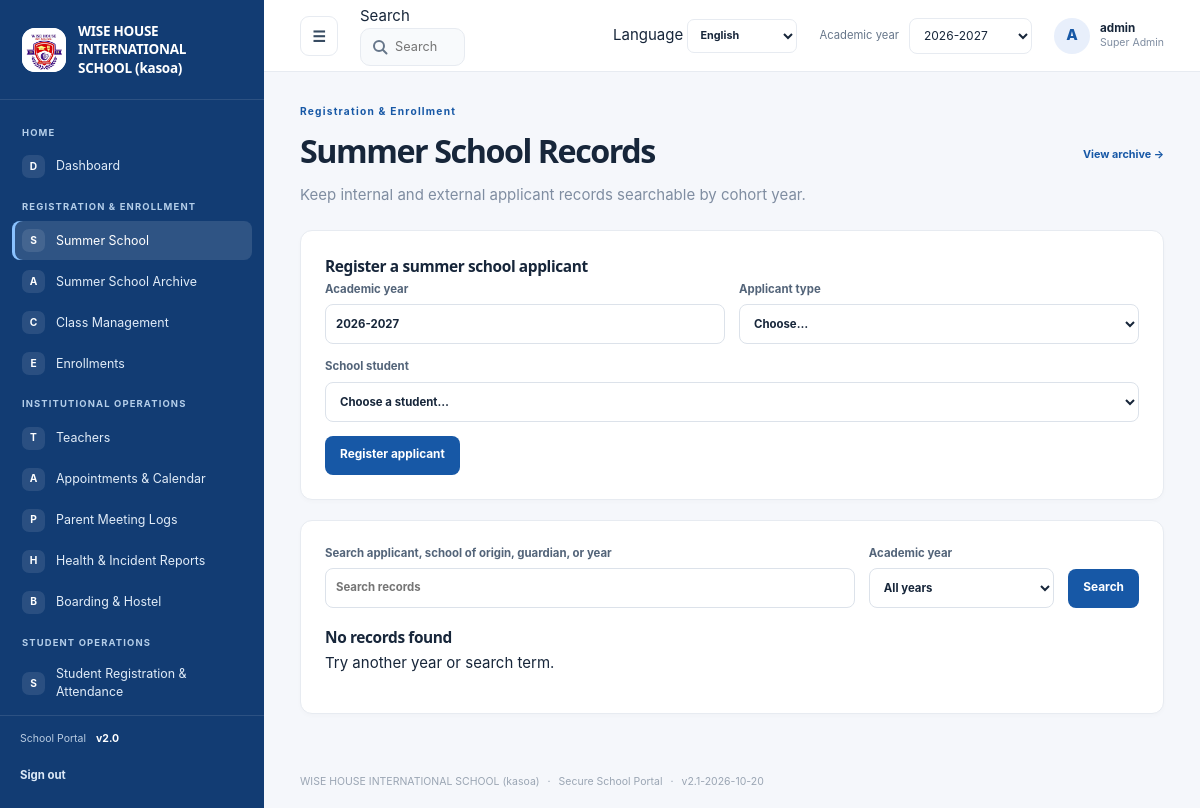
The app's page /summer-school (signed in) with its own data.
### tables this page shows
CREATE TABLE settings (
    key TEXT PRIMARY KEY,
    value TEXT NOT NULL
);

CREATE TABLE navigation_items (
    id INTEGER PRIMARY KEY AUTOINCREMENT,
    category TEXT NOT NULL,
    title TEXT NOT NULL,
    icon TEXT NOT NULL DEFAULT 'circle',
    url_endpoint TEXT NOT NULL,
    route_arg TEXT NOT NULL DEFAULT '',
    is_active INTEGER NOT NULL DEFAULT 1 CHECK (is_active IN (0, 1)),
    display_order INTEGER NOT NULL DEFAULT 0
);

CREATE TABLE users (
    id INTEGER PRIMARY KEY AUTOINCREMENT,
    username TEXT NOT NULL UNIQUE,
    password_hash TEXT NOT NULL,
    role TEXT NOT NULL DEFAULT 'manager'
      CHECK (role IN (
        'super_admin', 'admin', 'manager', 'teacher', 'student', 'parent',
        'health_officer', 'boarding_master'
      )),
    email TEXT UNIQUE,
    teacher_id INTEGER REFERENCES teachers(id) ON DELETE CASCADE,
    student_id INTEGER REFERENCES students(id) ON DELETE CASCADE,
    is_active INTEGER NOT NULL DEFAULT 1 CHECK (is_active IN (0, 1))
);

### school_system/views.py (the view, shortened to what this page needs)
@bp.route("/summer-school", methods=("GET", "POST"))
@roles_required("super_admin", "admin")
def summer_school():
    _require_module("summer_school")
    db = get_db()
    selected_year = request.args.get("year", "").strip()
    query_text = request.args.get("q", "").strip()
    where = ["archived=0"]
    params = []
    if selected_year:
        where.append("academic_year=?")
        params.append(selected_year)
    records = db.execute(
        "SELECT * FROM summer_school_records WHERE "
        + " AND ".join(where)
        + " ORDER BY academic_year DESC,full_name",
        params,
    ).fetchall()
    years = db.execute(
        "SELECT DISTINCT academic_year FROM summer_school_records ORDER BY academic_year DESC"
    ).fetchall()
    students = db.execute(
        "SELECT id,name,gender,father_name,father_phone,mother_name,mother_phone,home_address "
        "FROM students ORDER BY name"
    ).fetchall()
    return render_template(
        "summer_school.html", records=records, years=years, students=students,
        selected_year=selected_year, query_text=query_text, archived=False,
    )

### school_system/templates/summer_school.html (shortened to what this page needs)
{% extends "base.html" %}
{% block content %}
  <section class="page-title-row">
    <div><span class="eyebrow">{{ 'Registration & Enrollment'|translate(language) }}</span><h1>{{ ('Summer School Archive' if archived else 'Summer School Records')|translate(language) }}</h1>
      <p class="muted">{{ 'Keep internal and external applicant records searchable by cohort year.'|translate(language) }}</p></div>
    <a class="text-link" href="{{ url_for('views.summer_school_archive' if not archived else 'views.summer_school') }}">{{ ('View archive' if not archived else 'Active records')|translate(language) }} →</a>
  </section>
  {% if not archived %}
    <section class="portal-card summer-form-card">
      <h2>{{ 'Register a summer school applicant'|translate(language) }}</h2>
      <form method="post" class="summer-form" id="summer-form">
        <label>{{ 'Academic year'|translate(language) }}<input name="academic_year" value="{{ selected_year or current_year|string ~ '-' ~ (current_year + 1)|string }}" pattern="[0-9]{4}-[0-9]{4}" placeholder="2026-2027" required></label>
        <label>{{ 'Applicant type'|translate(language) }}<select name="student_type" id="student-type" required><option value="">Choose…</option></select></label>
        <label id="internal-student-field" class="wide">{{ 'School student'|translate(language) }}<select name="student_id" id="student-id"><option value="">{{ 'Choose a student…'|translate(language) }}</option></select></label>
        <button type="submit">{{ 'Register applicant'|translate(language) }}</button>
      </form>
    </section>
  {% endif %}
  <section class="portal-card summer-records-card">
    <form method="get" class="summer-search">
      <label>{{ 'Search applicant, school of origin, guardian, or year'|translate(language) }}<input name="q" value="{{ query_text }}" placeholder="{{ 'Search records'|translate(language) }}"></label>
      <label>{{ 'Academic year'|translate(language) }}<select name="year"><option value="">{{ 'All years'|translate(language) }}</option></select></label>
      <button type="submit">{{ 'Search'|translate(language) }}</button>
    </form>
    {% if records %}
      <div class="table-scroll"><table>
        <thead><tr><th>{{ 'Year'|translate(language) }}</th><th>{{ 'Type'|translate(language) }}</th><th>{{ 'Full name'|translate(language) }}</th><th>{{ 'Gender'|translate(language) }}</th><th>{{ 'Father / phone'|translate(language) }}</th><th>{{ 'Mother / phone'|translate(language) }}</th><th>{{ 'Address'|translate(language) }}</th><th>{{ 'School of Origin'|translate(language) }}</th><th>{{ 'Actions'|translate(language) }}</th></tr></thead>
        <tbody>{% for record in records %}<tr>
          <td>{{ record.academic_year }}</td><td>{{ record.student_type|title }}</td><td>{{ record.full_name }}</td><td>{{ record.gender }}</td>
          <td>{{ record.father_name }}{% if record.father_phone %}<br>{{ record.father_phone }}{% endif %}</td>
          <td>{{ record.mother_name }}{% if record.mother_phone %}<br>{{ record.mother_phone }}{% endif %}</td>
          <td>{{ record.home_address }}</td><td>{{ record.school_of_origin }}</td>
          <td><form method="post" action="{{ url_for('views.archive_summer_school_record', record_id=record.id) }}">
            <input type="hidden" name="csrf_token" value="{{ csrf_token() }}"><input type="hidden" name="archived" value="{{ 0 if archived else 1 }}">
            <button class="secondary-button" type="submit">{{ ('Restore' if archived else 'Archive')|translate(language) }}</button></form></td>
        </tr>{% endfor %}</tbody>
      </table></div>
    {% else %}<div class="empty"><h2>{{ 'No records found'|translate(language) }}</h2><p>{{ 'Try another year or search term.'|translate(language) }}</p></div>{% endif %}
  </section>
{% endblock %}

### school_system/templates/base.html (shortened to what this page needs)
<!doctype html>
<html lang="{{ language or 'en' }}" dir="{{ 'rtl' if language in ('ar',) else 'ltr' }}">
  <head>
    <link rel="stylesheet" href="{{ url_for('static', filename='style.css') }}">
    <link rel="stylesheet" href="{{ url_for('static', filename='portal.css') }}">
  </head>
  <body class="{% block body_class %}portal-body{% endblock %}">
    {% if session.get('user_id') and not public_page|default(false) %}
      <div class="portal-shell" id="portal-shell">
        <aside class="sidebar" id="sidebar" style="background-color: {{ site_settings.sidebar_color }};">
          <a class="school-brand" href="{{ url_for('views.dashboard') }}">
            <span class="school-logo">
              {% if brand_settings.get('logo_filename') %}
                <img src="{{ url_for('views.uploaded_logo', filename=brand_settings.get('logo_filename')) }}" alt="{{ school_name }} logo">
              {% else %}<span class="logo-mark">W</span>{% endif %}
            </span>
            <span class="school-name">{{ school_name }}</span>
          </a>
          <div class="sidebar-scroll" data-scroll-keep="sidebar" data-scroll-global>
            {% set nav_state = namespace(category=None) %}
            {% for item in nav_items %}
              {% if item.category != nav_state.category %}
                {% if not loop.first %}</section>{% endif %}
                <section class="nav-group"><p class="nav-heading">{{ item.category }}</p>
                {% set nav_state.category = item.category %}
              {% endif %}
              <a class="nav-link {% if request.endpoint == item.url_endpoint and (not item.get('resource') or request.view_args.get('resource') == item.get('resource')) %}active{% endif %}"
                href="{{ url_for(item.url_endpoint, resource=item.resource) if item.get('resource') else url_for(item.url_endpoint, module=item.module) if item.get('module') else url_for(item.url_endpoint) }}">
                <span class="nav-icon" aria-hidden="true">{{ item.icon[:1]|upper }}</span><span>{{ item.title }}</span>
              </a>
            {% endfor %}
            {% if nav_items %}</section>{% endif %}
          </div>
          <div class="sidebar-footer">
            <span class="sidebar-version">School Portal <b>v2.0</b></span>
            <form action="{{ url_for('auth.logout') }}" method="post">
              <button class="sidebar-logout" type="submit">{{ 'Sign out'|translate(language) }}</button>
            </form>
          </div>
        </aside>
        <div class="portal-main">
          <header class="topbar">
            <button class="icon-button menu-toggle" id="menu-toggle" type="button" aria-label="Toggle navigation" aria-expanded="true">☰</button>
            {% include "_global_search.html" %}
            <form class="language-select" method="post" action="{{ url_for('views.change_language') }}">
              <label for="portal-language" class="sr-only">Language</label>
              <select id="portal-language" name="language" aria-label="Language" onchange="this.form.submit()">
                {% for code, label in languages.items() %}
                  <option value="{{ code }}" {% if language == code %}selected{% endif %}>{{ label }}</option>
                {% endfor %}
              </select>
            </form>
            <form class="year-select" method="get" action="{{ url_for('views.dashboard') }}">
              <label for="academic-year">{{ 'Academic year'|translate(language) }}</label>
              <select id="academic-year" name="year" onchange="this.form.submit()">
                {% set year = request.args.get('year', academic_year) %}
                {% for option in academic_year_options %}
                  <option value="{{ option }}" {% if year == option %}selected{% endif %}>{{ option }}</option>
                {% endfor %}
              </select>
            </form>
            <a class="profile-chip" href="{{ url_for('views.profile') }}" aria-label="User profile">
              <span class="avatar">{{ session.get('username', 'U')[:1]|upper }}</span>
              <span class="profile-copy"><b>{{ session.get('username') }}</b><small>{{ role_label }}</small></span>
            </a>
          </header>
          <main class="page-content">
            {% block content %}{% endblock %}
          </main>
          <footer class="page-footer">{{ school_name }} <span>·</span> Secure School Portal <span>·</span> v{{ app_version }}</footer>
        </div>
      </div>
    {% else %}
      {% for category, message in get_flashed_messages(with_categories=true) %}
        <p class="flash {{ category }} login-flash" role="status">{{ message|translate(language) }}</p>
      {% endfor %}
      {% block public_content %}{% endblock %}
    {% endif %}
  </body>
</html>

### school_system/templates/_global_search.html (shortened to what this page needs)
<div class="global-search" role="search">
  <label for="global-search-input" class="sr-only">{{ 'Search'|translate(language) }}</label>
  <input id="global-search-input" type="search" autocomplete="off" maxlength="60"
    placeholder="{{ 'Search students, teachers, pages…'|translate(language) }}" aria-controls="gs-panel" aria-expanded="false">
</div>

### records on screen
settings: value (picture)
settings: value "WISE HOUSE INTERNATIONAL SCHOOL (kasoa)"
navigation_items: category "HOME", icon "D", title "Dashboard"
navigation_items: category "REGISTRATION & ENROLLMENT", icon "S", title "Summer School"
navigation_items: icon "A", title "Summer School Archive"
navigation_items: icon "C", title "Class Management"
navigation_items: icon "E", title "Enrollments"
navigation_items: category "INSTITUTIONAL OPERATIONS", icon "T", title "Teachers"
navigation_items: icon "A", title "Appointments & Calendar"
navigation_items: icon "P", title "Parent Meeting Logs"
navigation_items: icon "H", title "Health & Incident Reports"
navigation_items: icon "B", title "Boarding & Hostel"
navigation_items: category "STUDENT OPERATIONS", icon "S", title "Student Registration & Attendance"
settings: value "Sign out", value "Search", value "Search students, teachers, pages…", language "English", value "Academic year", value "Registration & Enrollment", value "Summer School Records", value "Keep internal and external applicant records searchable by cohort year.", value "View archive", value "Register a summer school applicant", value "Applicant type", value "School student", student_id "Choose a student…", value "Register applicant", value "Search applicant, school of origin, guardian, or year", q "Search records", year "All years", value "No records found", value "Try another year or search term."
settings: year "2026-2027"
users: username "A", get "admin"

### other values on screen
{{ role_label }} "Super Admin"
{{ app_version }} "2.1-2026-10-20"
